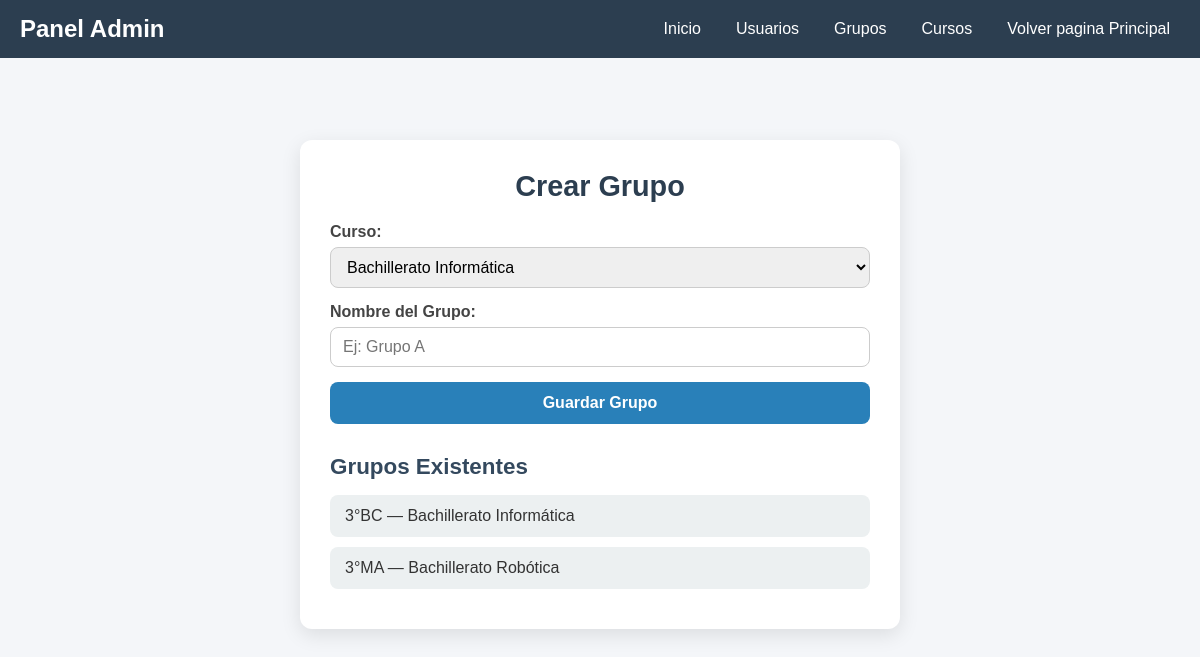
The app's page /panel/views/Crear-Grupos/grupos.php with its own data.
### tables this page shows
CREATE TABLE `grupo` (
  `ID_Grupo` int(11) NOT NULL,
  `Nombre` varchar(255) NOT NULL,
  `ID_Curso` int(11) DEFAULT NULL,
  `ID_Horario` int(11) DEFAULT NULL
);

CREATE TABLE `curso` (
  `ID_Curso` int(11) NOT NULL,
  `Nombre` varchar(255) NOT NULL
);

### panel/Views/Crear-Grupos/grupos.php (the view, shortened to what this page needs)
<!DOCTYPE html>
<html lang="es">
<head>
  <link rel="stylesheet" href="style.css" />
</head>
<body>
  <?php include("../header.php")?>
  <main>
  <div class="container">
    <h1>Crear Grupo</h1>
    <form id="formGrupo">
      <label for="curso">Curso:</label>
      <select id="curso" name="curso" required>
        <?php
        include("../../../conexion.php");
        $result = $conn->query("SELECT ID_Curso, Nombre FROM curso");
        if ($result && $result->num_rows > 0) {
            while ($row = $result->fetch_assoc()) {
                echo "<option value='" . $row['ID_Curso'] . "'>" . $row['Nombre'] . "</option>";
            }
        } else {
            echo "<option value=''>No hay cursos cargados</option>";
        }
        ?>
      </select>
      <label for="grupo">Nombre del Grupo:</label>
      <input type="text" id="grupo" name="grupo" placeholder="Ej: Grupo A" required />
      <button type="submit">Guardar Grupo</button>
    </form>
    <h2>Grupos Existentes</h2>
    <ul id="listaGrupos">
      <?php
      $result = $conn->query("SELECT g.Nombre as Grupo, c.Nombre as Curso
                              FROM grupo g
                              INNER JOIN curso c ON g.ID_Curso = c.ID_Curso");
      if ($result && $result->num_rows > 0) {
          while ($row = $result->fetch_assoc()) {
              echo "<li>" . $row['Grupo'] . " — " . $row['Curso'] . "</li>";
          }
      } else {
          echo "<li>No hay grupos creados</li>";
      }
      ?>
    </ul>
  </div>
  </main>
</body>
</html>

### panel/Views/Crear-Grupos/style.css (style rules this page uses)
* { margin: 0; padding: 0; box-sizing: border-box; font-family: Arial, sans-serif; }
.container { max-width: 1200px; margin: 50px auto 50px auto; padding: 20px; }
main { background: #f4f6f9; color: #333; display: flex; justify-content: center; align-items: flex-start; min-height: 90vh; padding: 30px; padding-top: 90px; }
.container { background: #fff; padding: 30px; border-radius: 12px; width: 100%; max-width: 600px; box-shadow: 0 6px 20px rgba(0, 0, 0, 0.1); animation: fadeIn 0.6s ease; }
.container h1 { text-align: center; margin-bottom: 20px; font-size: 1.8rem; color: #2c3e50; }
.container h2 { margin-top: 30px; margin-bottom: 15px; font-size: 1.4rem; color: #34495e; }
form label { display: block; margin-bottom: 6px; font-weight: 600; color: #444; }
form select, form input { width: 100%; padding: 10px 12px; margin-bottom: 15px; border: 1px solid #ccc; border-radius: 8px; font-size: 1rem; transition: border 0.2s; }
form button { background: #2980b9; color: #fff; padding: 12px 18px; border: none; border-radius: 8px; font-size: 1rem; font-weight: 600; cursor: pointer; transition: background 0.3s ease; width: 100%; }
#listaGrupos { list-style: none; padding: 0; }
#listaGrupos li { background: #ecf0f1; padding: 12px 15px; margin-bottom: 10px; border-radius: 8px; transition: transform 0.2s, background 0.2s; }

### records on screen
grupo: Nombre "3°BC", ID_Curso.Nombre "Bachillerato Informática"
grupo: Nombre "3°MA", ID_Curso.Nombre "Bachillerato Robótica"

### other values on screen
form field curso "Bachillerato Informática"
